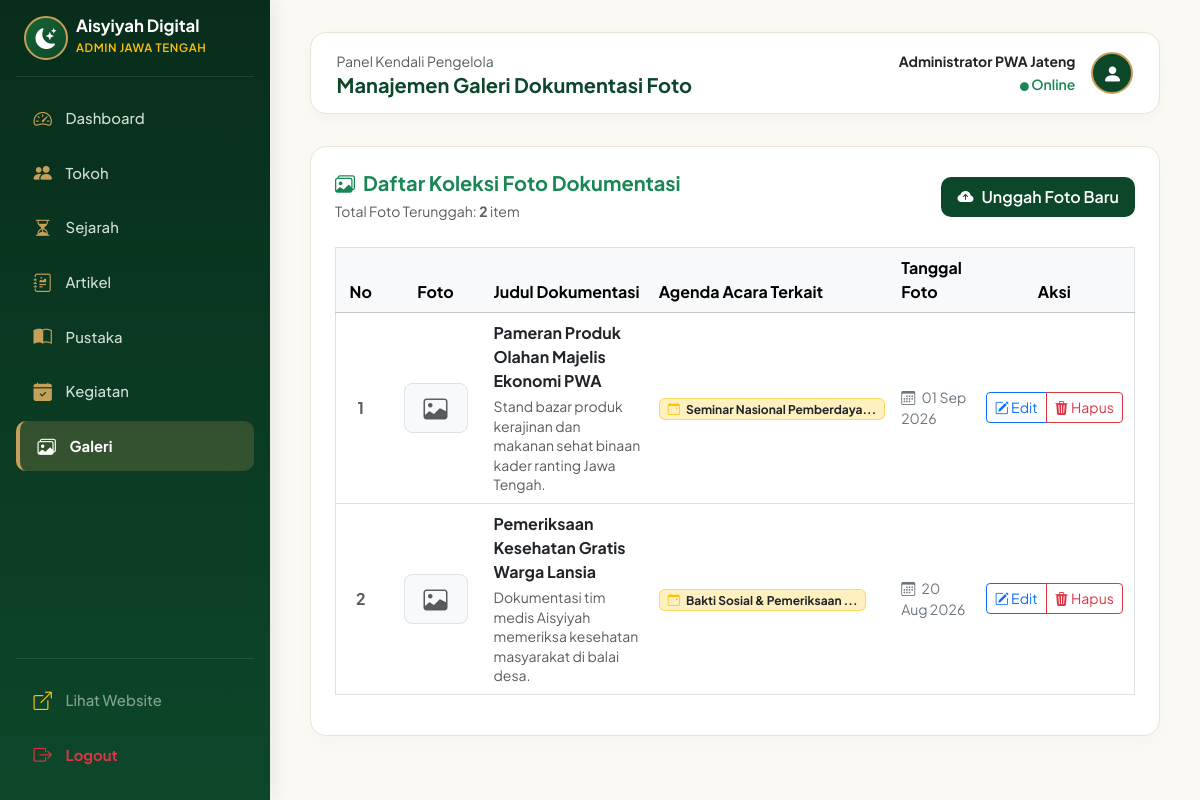
The page /admin/galeri/index.php (signed in) on the database its author committed.
### tables this page shows
CREATE TABLE IF NOT EXISTS `galeri` (
  `id` INT AUTO_INCREMENT PRIMARY KEY,
  `kegiatan_id` INT DEFAULT NULL,
  `judul` VARCHAR(200) NOT NULL,
  `deskripsi` TEXT DEFAULT NULL,
  `foto` VARCHAR(255) NOT NULL,
  `tanggal_foto` DATE DEFAULT NULL,
  `created_at` TIMESTAMP DEFAULT CURRENT_TIMESTAMP,
  CONSTRAINT `fk_galeri_kegiatan` FOREIGN KEY (`kegiatan_id`) REFERENCES `kegiatan` (`id`) ON DELETE SET NULL ON UPDATE CASCADE
);

CREATE TABLE IF NOT EXISTS `kegiatan` (
  `id` INT AUTO_INCREMENT PRIMARY KEY,
  `nama_kegiatan` VARCHAR(200) NOT NULL,
  `deskripsi` TEXT NOT NULL,
  `tanggal_mulai` DATE NOT NULL,
  `tanggal_selesai` DATE DEFAULT NULL,
  `lokasi` VARCHAR(255) NOT NULL,
  `penyelenggara` VARCHAR(150) DEFAULT 'Pimpinan Wilayah Aisyiyah Jawa Tengah',
  `gambar` VARCHAR(255) DEFAULT NULL,
  `status` ENUM('akan_datang', 'berlangsung', 'selesai') DEFAULT 'akan_datang',
  `created_at` TIMESTAMP DEFAULT CURRENT_TIMESTAMP
);

### admin/galeri/index.php (the view, shortened to what this page needs)
<?php
include '../../config/database.php';
include '../includes/header.php';
$query = mysqli_query($conn, "SELECT g.*, k.nama_kegiatan
                              FROM galeri g
                              LEFT JOIN kegiatan k ON g.kegiatan_id = k.id
                              ORDER BY g.id DESC");
?>
<div class="card card-admin p-4">
    <div class="d-flex flex-column flex-md-row justify-content-between align-items-md-center gap-3 mb-4">
        <div>
            <h5 class="fw-bold mb-1 text-success">
                <i class="bi bi-images me-2"></i>Daftar Koleksi Foto Dokumentasi
            </h5>
            <small class="text-muted">Total Foto Terunggah: <strong><?= mysqli_num_rows($query) ?></strong> item</small>
        </div>
        <a href="tambah.php" class="btn btn-admin-green d-inline-flex align-items-center gap-2 px-3 py-2">
            <i class="bi bi-cloud-arrow-up-fill"></i>
            <span>Unggah Foto Baru</span>
        </a>
    </div>
    <div class="table-responsive">
        <table class="table table-hover align-middle border">
            <thead class="table-light">
                <tr>
                    <th style="width: 50px;" class="text-center">No</th>
                    <th style="width: 100px;" class="text-center">Foto</th>
                    <th>Judul Dokumentasi</th>
                    <th>Agenda Acara Terkait</th>
                    <th>Tanggal Foto</th>
                    <th style="width: 160px;" class="text-center">Aksi</th>
                </tr>
            </thead>
            <tbody>
                <?php if (mysqli_num_rows($query) > 0) : ?>
                    <?php
                    $no = 1;
                    while ($foto = mysqli_fetch_assoc($query)) :
                        $path_file = '../../assets/uploads/galeri/' . $foto['foto'];
                        $ada_file  = !empty($foto['foto']) && file_exists($path_file);
                    ?>
                        <tr>
                            <td class="text-center fw-bold text-muted"><?= $no++ ?></td>
                            <td class="text-center">
                                <?php if ($ada_file) : ?>
                                    <a href="<?= $path_file ?>" target="_blank" title="Lihat ukuran asli">
                                        <img src="<?= $path_file ?>"
                                             alt="<?= htmlspecialchars($foto['judul']) ?>"
                                             class="rounded-3 border shadow-sm"
                                             style="width: 64px; height: 50px; object-fit: cover;">
                                    </a>
                                <?php else : ?>
                                    <div class="rounded-3 bg-light border d-inline-flex align-items-center justify-content-center text-muted"
                                         style="width: 64px; height: 50px;" title="File foto belum ada di server">
                                        <i class="bi bi-image fs-4"></i>
                                    </div>
                                <?php endif; ?>
                            </td>
                            <td>
                                <strong class="text-dark d-block mb-1"><?= htmlspecialchars($foto['judul']) ?></strong>
                                <small class="text-muted d-block" style="line-height: 1.4;">
                                    <?= htmlspecialchars(mb_strimwidth($foto['deskripsi'] ?? 'Tidak ada keterangan.', 0, 80, "...")) ?>
                                </small>
                            </td>
                            <td>
                                <?php if (!empty($foto['nama_kegiatan'])) : ?>
                                    <span class="badge bg-warning bg-opacity-25 text-dark border border-warning border-opacity-50 px-2 py-1 small">
                                        <i class="bi bi-calendar-event me-1 text-warning"></i>
                                        <?= htmlspecialchars(mb_strimwidth($foto['nama_kegiatan'], 0, 30, "...")) ?>
                                    </span>
                                <?php else : ?>
                                    <span class="badge bg-light text-muted border px-2 py-1 small">
                                        Umum / Mandiri
                                    </span>
                                <?php endif; ?>
                            </td>
                            <td class="text-secondary small">
                                <?php if (!empty($foto['tanggal_foto'])) : ?>
                                    <i class="bi bi-calendar3 me-1"></i>
                                    <?= date('d M Y', strtotime($foto['tanggal_foto'])) ?>
                                <?php else : ?>
                                    <span class="text-muted">-</span>
                                <?php endif; ?>
                            </td>
                            <td class="text-center">
                                <div class="btn-group btn-group-sm" role="group">
                                    <a href="edit.php?id=<?= $foto['id'] ?>" class="btn btn-outline-primary" title="Edit Data Foto">
                                        <i class="bi bi-pencil-square"></i> Edit
                                    </a>
                                    <a href="hapus.php?id=<?= $foto['id'] ?>"
                                       class="btn btn-outline-danger"
                                       onclick="return confirm('Apakah Anda yakin ingin menghapus foto \'<?= addslashes($foto['judul']) ?>\'?')"
                                       title="Hapus Foto">
                                        <i class="bi bi-trash3-fill"></i> Hapus
                                    </a>
                                </div>
                            </td>
                        </tr>
                    <?php endwhile; ?>
                <?php endif; ?>
            </tbody>
        </table>
    </div>
</div>
<?php
include '../includes/footer.php';
?>

### admin/includes/header.php (style rules this page uses)
:root { --admin-green: #0d472a; --admin-green-dark: #082d1b; --admin-green-light: #166534; --admin-gold: #c5a059; --admin-gold-light: #f7eed7; --admin-cream: #fbf9f4; --admin-border: #e9e4d6; }
body { font-family: 'Plus Jakarta Sans', system-ui, -apple-system, sans-serif; background-color: var(--admin-cream); color: #232d27; overflow-x: hidden; }
.card-admin { background: #ffffff; border-radius: 16px; border: 1px solid var(--admin-border); box-shadow: 0 5px 20px rgba(0, 0, 0, 0.025); transition: all 0.3s ease; }
.btn-admin-green { background-color: var(--admin-green); color: #fff; font-weight: 600; border-radius: 10px; border: none; padding: 0.6rem 1.2rem; transition: all 0.25s ease; }

### rows shown on the page
galeri: judul "Pameran Produk Olahan Majelis Ekonomi PWA", deskripsi "Stand bazar produk kerajinan dan makanan sehat binaan kader ranting Jawa Tengah.", kegiatan.nama_kegiatan "Seminar Nasional Pemberdaya...", tanggal_foto "01 Sep 2026"
galeri: judul "Pemeriksaan Kesehatan Gratis Warga Lansia", deskripsi "Dokumentasi tim medis Aisyiyah memeriksa kesehatan masyarakat di balai desa.", kegiatan.nama_kegiatan "Bakti Sosial & Pemeriksaan ...", tanggal_foto "20 Aug 2026"

### other values the page prints
$page_heading "Manajemen Galeri Dokumentasi Foto"
$_SESSION['admin_nama'] "Administrator PWA Jateng"
mysqli_num_rows($query) "2"
